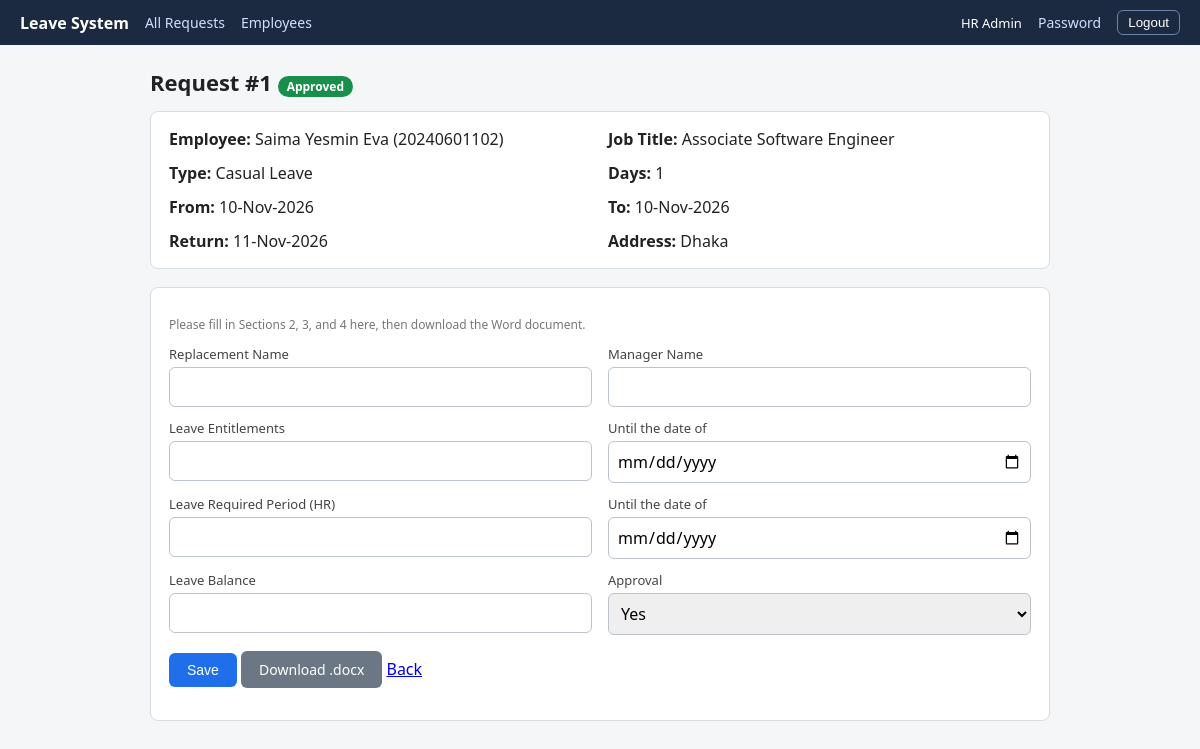
The app's page /hr/leave/1 (signed in) with its own data.
### tables this page shows
CREATE TABLE users(
            id INTEGER PRIMARY KEY AUTOINCREMENT,
            username TEXT UNIQUE NOT NULL, password_hash TEXT NOT NULL,
            full_name TEXT NOT NULL, role TEXT NOT NULL DEFAULT 'employee',
            emp_id TEXT, job_title TEXT, join_date TEXT);

CREATE TABLE leaves(
            id INTEGER PRIMARY KEY AUTOINCREMENT,
            user_id INTEGER NOT NULL, created TEXT NOT NULL,
            form_date TEXT, leave_type TEXT, start_date TEXT, end_date TEXT,
            leave_days INTEGER, return_date TEXT, address TEXT,
            replacement_name TEXT, manager_name TEXT,
            entitlement TEXT, entitlement_until TEXT, hr_leave_period TEXT,
            hr_period_until TEXT, leave_balance TEXT, approval TEXT DEFAULT '',
            FOREIGN KEY(user_id) REFERENCES users(id));

### app.py (the view, shortened to what this page needs)
@app.route("/hr/leave/<int:lid>", methods=["GET", "POST"])
@login_required("hr")
def hr_edit(lid):
    r = db().execute("""SELECT l.*, u.full_name, u.emp_id, u.job_title FROM leaves l
                        JOIN users u ON u.id=l.user_id WHERE l.id=?""", (lid,)).fetchone()
    if not r:
        abort(404)
    return render_template("hr_edit.html", r=r, fmt=fmt, status=status_of(r))

### app.py (called while the page is built)
def db():
    if "db" not in g:
        g.db = sqlite3.connect(DB)
        g.db.row_factory = sqlite3.Row
    return g.db

def current_user():
    uid = session.get("uid")
    return db().execute("SELECT * FROM users WHERE id=?", (uid,)).fetchone() if uid else None

def login_required(role=None):
    def deco(fn):
        @wraps(fn)
        def wrap(*a, **kw):
            u = current_user()
            if not u:
                return redirect(url_for("login"))
            if role and u["role"] != role:
                abort(403)
            g.user = u
            return fn(*a, **kw)
        return wrap
    return deco

@app.before_request
def csrf_protect():
    if request.method == "POST":
        if not session.get("csrf") or request.form.get("csrf") != session["csrf"]:
            abort(400, "Invalid CSRF token")

@app.context_processor
def inject():
    if "csrf" not in session:
        session["csrf"] = secrets.token_hex(16)
    return dict(csrf=session["csrf"], user=current_user())

def fmt(d):
    try:
        return datetime.strptime(d, "%Y-%m-%d").strftime("%d-%b-%Y")
    except (ValueError, TypeError):
        return d or ""

def status_of(row):
    return {"yes": "Approved", "no": "Rejected"}.get(row["approval"], "Pending")

### templates/hr_edit.html (shortened to what this page needs)
{% extends "base.html" %}{% block body %}
<h1>Request #{{ r.id }} <span class="badge {{ status }}">{{ status }}</span></h1>
<div class="card"><div class="grid">
  <div><b>Employee:</b> {{ r.full_name }} ({{ r.emp_id }})</div><div><b>Job Title:</b> {{ r.job_title }}</div>
  <div><b>Type:</b> {{ r.leave_type }}</div><div><b>Days:</b> {{ r.leave_days }}</div>
  <div><b>From:</b> {{ fmt(r.start_date) }}</div><div><b>To:</b> {{ fmt(r.end_date) }}</div>
  <div><b>Return:</b> {{ fmt(r.return_date) }}</div><div><b>Address:</b> {{ r.address }}</div>
</div></div>
<form method="post" class="card"><input type="hidden" name="csrf" value="{{ csrf }}">
<p class="hint">Please fill in Sections 2, 3, and 4 here, then download the Word document.</p>
<div class="grid">
  <div><label>Replacement Name</label><input name="replacement_name" value="{{ r.replacement_name or '' }}"></div>
  <div><label>Manager Name</label><input name="manager_name" value="{{ r.manager_name or '' }}"></div>
  <div><label>Leave Entitlements</label><input name="entitlement" value="{{ r.entitlement or '' }}"></div>
  <div><label>Until the date of</label><input type="date" name="entitlement_until" value="{{ r.entitlement_until or '' }}"></div>
  <div><label>Leave Required Period (HR)</label><input name="hr_leave_period" value="{{ r.hr_leave_period or '' }}"></div>
  <div><label>Until the date of</label><input type="date" name="hr_period_until" value="{{ r.hr_period_until or '' }}"></div>
  <div><label>Leave Balance</label><input name="leave_balance" value="{{ r.leave_balance or '' }}"></div>
  <div><label>Approval</label><select name="approval">
    <option value="yes" {{ 'selected' if r.approval=='yes' }}>Yes</option>
    <option value="no" {{ 'selected' if r.approval=='no' }}>No</option></select></div>
</div>
<p><button class="btn">Save</button>
<a class="btn gray" href="{{ url_for('hr_download', lid=r.id) }}">Download .docx</a>
<a href="{{ url_for('hr_dashboard') }}">Back</a></p>
</form>{% endblock %}

### templates/base.html (shortened to what this page needs)
<!doctype html>
<html lang="en"><head><meta charset="utf-8">
</head><body>
{% if user %}
<nav>
  <strong>Leave System</strong>
  {% if user.role == 'hr' %}
    <a href="{{ url_for('hr_dashboard') }}">All Requests</a>
    <a href="{{ url_for('hr_employees') }}">Employees</a>
  {% else %}
    <a href="{{ url_for('my_leaves') }}">My Leaves</a>
    <a href="{{ url_for('apply') }}">Apply for Leave</a>
  {% endif %}
  <span style="font-size:13px">{{ user.full_name }}</span>
  <a href="{{ url_for('change_password') }}">Password</a>
  <form method="post" action="{{ url_for('logout') }}"><input type="hidden" name="csrf" value="{{ csrf }}"><button>Logout</button></form>
</nav>
{% endif %}
<div class="wrap">
  {% block body %}{% endblock %}
</div></body></html>

### templates/base.html (style rules this page uses)
body { font-family:system-ui,Arial,sans-serif;background:#f4f6f8;margin:0;color:#222 }
nav { background:#1b2a41;color:#fff;padding:10px 20px;display:flex;gap:16px;align-items:center;flex-wrap:wrap }
nav a { color:#cfe0ff;text-decoration:none;font-size:14px }
nav form { margin:0 }
nav button { background:none;border:1px solid #6b83a8;color:#fff;border-radius:6px;padding:4px 10px;cursor:pointer }
.wrap { max-width:900px;margin:22px auto;padding:0 16px }
h1 { font-size:22px;margin:0 0 14px }
.card { background:#fff;border:1px solid #d9dee3;border-radius:8px;padding:16px 18px;margin-bottom:18px }
.grid { display:grid;grid-template-columns:1fr 1fr;gap:12px 16px }
label { display:block;font-size:13px;margin-bottom:4px;color:#444 }
input,select,textarea { width:100%;box-sizing:border-box;padding:8px;border:1px solid #bcc3ca;border-radius:6px;font:inherit }
.btn { display:inline-block;background:#1f6feb;color:#fff;border:0;border-radius:6px;padding:9px 18px;font-size:14px;cursor:pointer;text-decoration:none }
.btn.gray { background:#6b7785 }
.badge { padding:2px 9px;border-radius:12px;font-size:12px;color:#fff }
.Approved { background:#1a8f4c }
.hint { font-size:12px;color:#777 }

### records on screen
users: full_name "HR Admin"
leaves: id "1", leave_type "Casual Leave", leave_days "1", start_date "10-Nov-2026", end_date "10-Nov-2026", return_date "11-Nov-2026", address "Dhaka"
users: full_name "Saima Yesmin Eva", emp_id "20240601102", job_title "Associate Software Engineer"

### other values on screen
{{ status }} "Approved"
